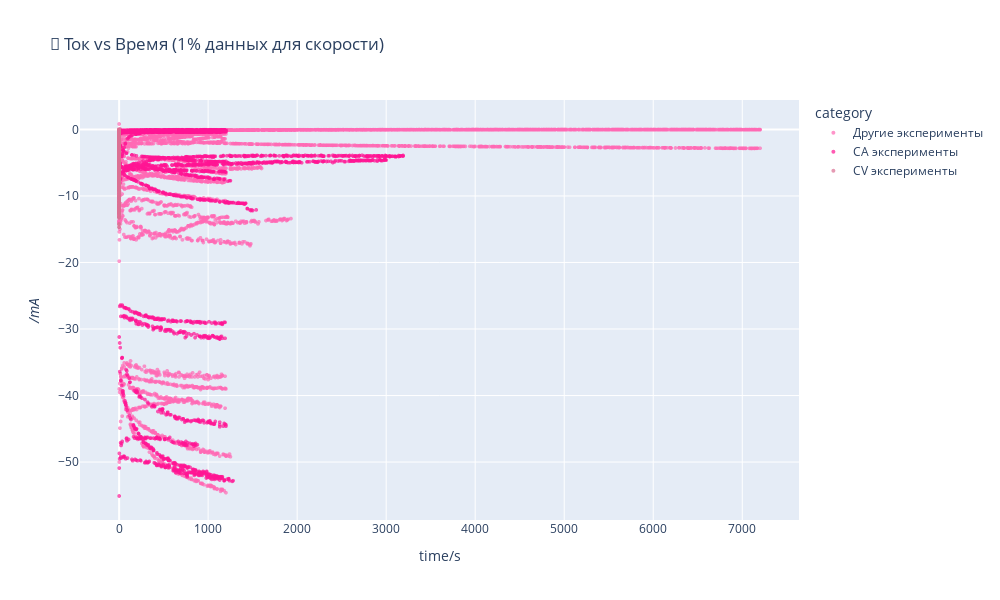

Write notebook code for a chart like this one.
### Markdown cell above
## 🌸 Ток против времени с категоризацией данных

### Code cell
# Берем случайную выборку для демонстрации (1% данных)
df_sample = df.sample(frac=0.01, random_state=42)
print(f"🌸 Работаем с выборкой: {len(df_sample)} записей")

# Создаем категории
def categorize_experiment(exp_id):
    exp_str = str(exp_id)
    if 'CA' in exp_str:
        return 'CA эксперименты'
    elif 'CV' in exp_str:
        return 'CV эксперименты'
    else:
        return 'Другие эксперименты'

df_sample['category'] = df_sample['id'].apply(categorize_experiment)

# Строим простой график с фильтрацией по категориям
fig = px.scatter(df_sample, x='time/s', y='<I>/mA', color='category',
                 title='🌸 Ток vs Время (1% данных для скорости)',
                 color_discrete_sequence=['#FF69B4', '#FF1493', '#DB7093'],
                 hover_data=['id', 'Ewe/V'])

fig.update_layout(width=1000, height=600)
fig.update_traces(marker=dict(size=4, opacity=0.7))
fig.show()

### Figure 1 — Plotly figure (JSON) as saved in the notebook; plotly's stock layout.template omitted (floating-point values rounded to 4 significant figures; data arrays with more than 128 entries replaced by an {"elided": "..."} marker saying what was removed)
{"data": [{"customdata": {"elided": "6411x2 mixed values"}, "hovertemplate": "category=Другие эксперименты<br>time/s=%{x}<br><I>/mA=%{y}<br>id=%{customdata[0]}<br>Ewe/V=%{customdata[1]}<extra></extra>", "legendgroup": "Другие эксперименты", "marker": {"color": "#FF69B4", "opacity": 0.7, "size": 4, "symbol": "circle"}, "mode": "markers", "name": "Другие эксперименты", "showlegend": true, "type": "scattergl", "x": {"elided": "6411 float values"}, "xaxis": "x", "y": {"elided": "6411 float values"}, "yaxis": "y"}, {"customdata": {"elided": "2589x2 mixed values"}, "hovertemplate": "category=CA эксперименты<br>time/s=%{x}<br><I>/mA=%{y}<br>id=%{customdata[0]}<br>Ewe/V=%{customdata[1]}<extra></extra>", "legendgroup": "CA эксперименты", "marker": {"color": "#FF1493", "opacity": 0.7, "size": 4, "symbol": "circle"}, "mode": "markers", "name": "CA эксперименты", "showlegend": true, "type": "scattergl", "x": {"elided": "2589 float values"}, "xaxis": "x", "y": {"elided": "2589 float values"}, "yaxis": "y"}, {"customdata": {"elided": "1485x2 mixed values"}, "hovertemplate": "category=CV эксперименты<br>time/s=%{x}<br><I>/mA=%{y}<br>id=%{customdata[0]}<br>Ewe/V=%{customdata[1]}<extra></extra>", "legendgroup": "CV эксперименты", "marker": {"color": "#DB7093", "opacity": 0.7, "size": 4, "symbol": "circle"}, "mode": "markers", "name": "CV эксперименты", "showlegend": true, "type": "scattergl", "x": {"elided": "1485 float values"}, "xaxis": "x", "y": {"elided": "1485 float values"}, "yaxis": "y"}], "layout": {"height": 600, "legend": {"title": {"text": "category"}, "tracegroupgap": 0}, "title": {"text": "🌸 Ток vs Время (1% данных для скорости)"}, "width": 1000, "xaxis": {"anchor": "y", "domain": [0, 1], "title": {"text": "time/s"}}, "yaxis": {"anchor": "x", "domain": [0, 1], "title": {"text": "<I>/mA"}}}}
